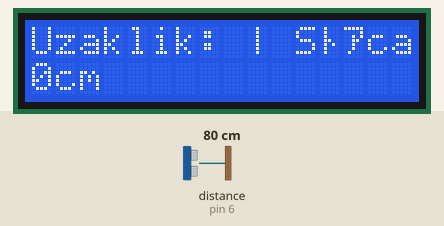
The sketch below on a simulated Arduino Uno, built with avr-gcc and run on an emulated ATmega328P. On the bench: 16×2 character LCD. Wiring (inferred from the names in the program): ultrasonic range finder: trigger pin 7; echo pin 6. The test bench sets the inputs (shaded band); at power-on: distance to the obstacle (sensor on pin 6) 80 cm. The echo pulse lasts 58.3 µs per cm; what the sketch prints to the serial monitor is not drawn.

Above: at 5.2 s.
5.3 s: distance to the obstacle (sensor on pin 6) set to 2 cm
At 7.0 s:
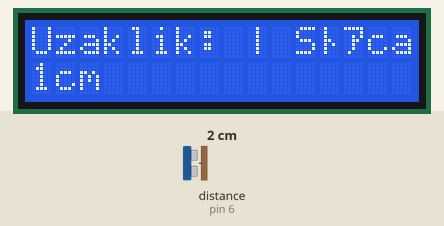
12.2 s: distance to the obstacle (sensor on pin 6) set to 4 cm
At 15.0 s:
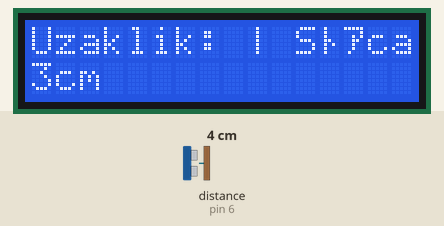
16.0 s: distance to the obstacle (sensor on pin 6) set to 9 cm
At 20.8 s:
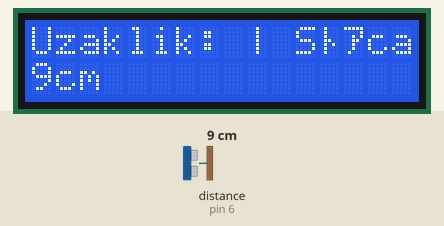
Timing chart, 0 to 22.3 s (numbered marks = the images above; inputs shaded):
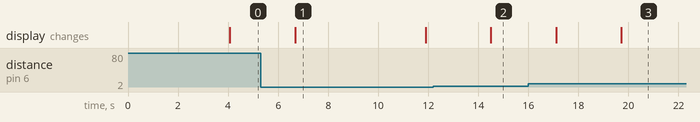

The sketch:

Genel_kod.ino
```cpp
#include  <LiquidCrystal.h>
#define Wifi_ismi "WiFi_Ismi"
#define Wifi_sifresi "WiFi_Sifresi"
#define IP "184.106.153.149" //thingspeak.com IP adresi
int ToprakPin = 6;
int veri;
int trigPin = 7;                                        //Ultrasonik sensör trig pini değişkeni
int echoPin = 6;                                        //Ultrasonik sensör echo pini değişkeni
int sure;                                               //Ses dalgasının gidip gelme süresi değişkeni
int uzaklik;                                            //Ölçülen uzaklık değeri değişkeni
int rs = 12, en = 11, d4 = 5, d5 = 4, d6 = 3, d7 = 2;
LiquidCrystal lcd(rs, en, d4, d5, d6, d7);

void setup() {
   pinMode(trigPin, OUTPUT);                             //trig pinini OUTPUT olarak ayarlıyoruz.
   pinMode(echoPin,INPUT);                               //echo pinini INPUT olarak ayarlıyoruz.
   lcd.begin(16, 2);
  pinMode (ToprakPin, INPUT);
  Serial.begin(115200); //Seriport'u açıyoruz. Güncellediğimiz
  //ESP modülünün baudRate değeri 115200 olduğu için bizde Seriport'u 115200 şeklinde seçiyoruz

  Serial.println("AT"); //ESP modülümüz ile bağlantı kurulup kurulmadığını kontrol ediyoruz.

  delay(3000); //EPSP ile iletişim için 3 saniye bekliyoruz.

  if (Serial.find("OK")) { //esp modülü ile bağlantıyı kurabilmişsek modül "AT" komutuna "OK" komutu ile geri dönüş yapıyor.
    Serial.println("AT+CWMODE=1"); //esp modülümüzün WiFi modunu STA şekline getiriyoruz. Bu mod ile modülümüz başka ağlara bağlanabilecek.
    delay(2000);
    String baglantiKomutu = String("AT+CWJAP=\"") + Wifi_ismi + "\",\"" + Wifi_sifresi + "\"";
    Serial.println(baglantiKomutu);

    delay(5000);
  }
}

void loop() {
  //=============Uzaklık degeri===============//
   digitalWrite(trigPin, LOW);                           //Ultrasonik sensör ile ölçüm sekansını başlatıyoruz.
   delayMicroseconds(5);
   digitalWrite(trigPin, HIGH);
   delayMicroseconds(10);
   digitalWrite(trigPin, LOW);
   sure = pulseIn(echoPin, HIGH, 1160);                 //Ses dalgasının gidip gelme süresini ölçüyoruz.
   uzaklik= sure*0.0345/2;                               //Ölçülen süre ile uzaklık hesabı yapıyoruz.
   lcd.clear();                                          //LCD'deki eski yazılar temizlenir.
   lcd.setCursor(0, 0);                                  //LCD'nin 1. satır 1. sütunundan yazmaya başlıyoruz.
   lcd.print("Uzaklik: | Sıcaklık:");
   lcd.setCursor(0, 1);                                  //LCD'nin 2. satır 1. sütunundan yazmaya başlıyoruz.
   lcd.print(uzaklik);                                   //Uzaklık değerini LCD'ye yazdırıyoruz.
   lcd.print("cm");
  // ===============Toprak Sensoru============//
  veri = digitalRead(ToprakPin);

    float veri;
    Serial.println(veri);
    verii(veri);

  if (veri == false) {
    Serial.println("Veri Yok");
    return;
    }
    //==================Twitter kismi===========//


}
void verii(float veri) {
  Serial.println(String("AT+CIPSTART=\"TCP\",\"") + IP + "\",80"); //thingspeak sunucusuna bağlanmak için bu kodu kullanıyoruz.
  //AT+CIPSTART komutu ile sunucuya bağlanmak için sunucudan izin istiyoruz.
  //TCP burada yapacağımız bağlantı çeşidini gösteriyor. 80 ise bağlanacağımız portu gösteriyor
  delay(1500);
  String tweet = "POST /apps/thingtweet/1/statuses/update HTTP/1.1\n";
  tweet += "Host: api.thingspeak.com\n";
  tweet += "Connection: close\n";
  tweet += "Content-Type: application/x-www-form-urlencoded\n";
  tweet += "Content-Length:50\r\n\r\napi_key=";
  tweet += String("HZ61GK32N3FG0TLM"); //ThingSpeak'den aldığımız Twitter API KEY'ini buraya yazıyoruz.
  tweet += String("&status=");
  tweet += String("Toprakta nem var"); // Yollamak istediğimiz tweeti buraya yazıyoruz.

  Serial.print("AT+CIPSEND="); //veri yollayacağımız zaman bu komutu kullanıyoruz. Bu komut ile önce kaç tane karakter yollayacağımızı söylememiz gerekiyor.
  delay(100);
  Serial.println(tweet.length());

  if (Serial.find(">")) { //eğer sunucu ile iletişim sağlayıp komut uzunluğunu gönderebilmişsek ESP modülü bize ">" işareti ile geri dönüyor.
    // arduino da ">" işaretini gördüğü anda sıcaklık verisini esp modülü ile thingspeak sunucusuna yolluyor.
    Serial.println(tweet);
    Serial.println("AT+CIPCLOSE=0");
    delay(100);

  } else {
    Serial.println("AT+CIPCLOSE=0");
  }
}
```

Measured:
- after the input at 5.3 s, the display: changes after 1.4 s (image 1)
- after the input at 12.2 s, the display: changes after 2.3 s (image 2)
- after the input at 16.0 s, the display: first changes after 1.1 s (image 3 shows a later state)
- what the display in image 1 shows lasts 5.2 s, from 6.7 s to 11.9 s
